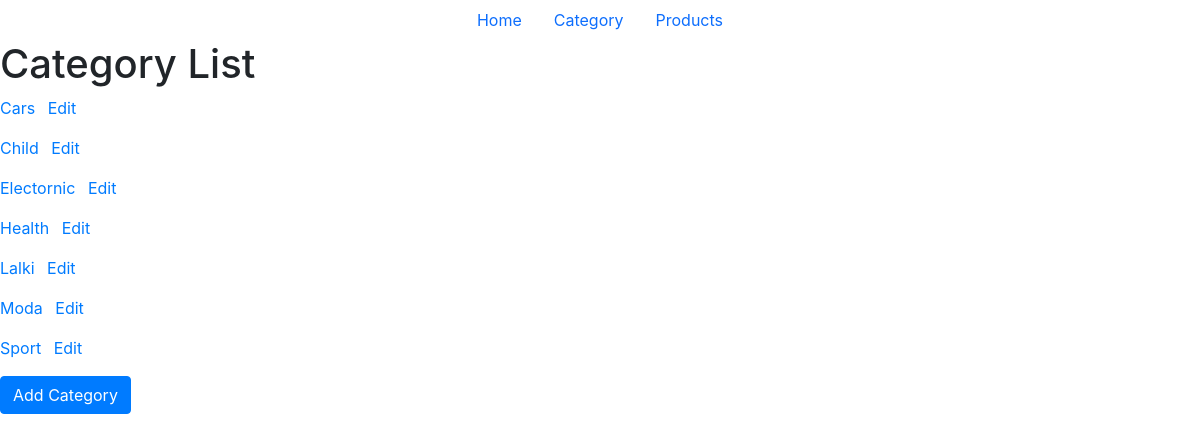
Page /categories/ on the committed database.
### cinema_app/models.py (models this page shows, shortened)
class Category(models.Model):
    category_name = models.CharField(max_length=64)
    slug = models.SlugField(max_length=64, unique=True)

### cinema_app/views.py (the view)
# urls.py: path('categories/', CategoryListView.as_view(), name='categories'),
class CategoryListView(ListView):
    model = Category
    template_name = 'category/category_list.html'
    context_object_name = 'categories'
    def get_queryset(self):
        return Category.objects.all().order_by('category_name')

### templates/category/category_list.html (shortened to what this page needs)
{%extends 'base.html'%}
{%block body%}
<h1>Category List</h1>
{%if categories%}
    {%for category in categories%}
    <ul class="list-inline">
        <li class="list-inline-item"><a class="social-icon text-xs-center" href="{% url 'category' category.slug %}">{{category.category_name}}</a></li>
        <li class="list-inline-item"><a class="social-icon text-xs-center" href="{% url 'edit_category' category.slug %}">Edit</a></li>
    </ul>
    {%endfor%}
{%else%}
    <h2>No existing category</h2>
{%endif%}
<a class="btn btn-primary" href="{% url 'add_category'%}">Add Category</a>
{%endblock body%}

### rows in the picture
Category: category_name "Cars"
Category: category_name "Child"
Category: category_name "Electornic"
Category: category_name "Health"
Category: category_name "Lalki"
Category: category_name "Moda"
Category: category_name "Sport"
